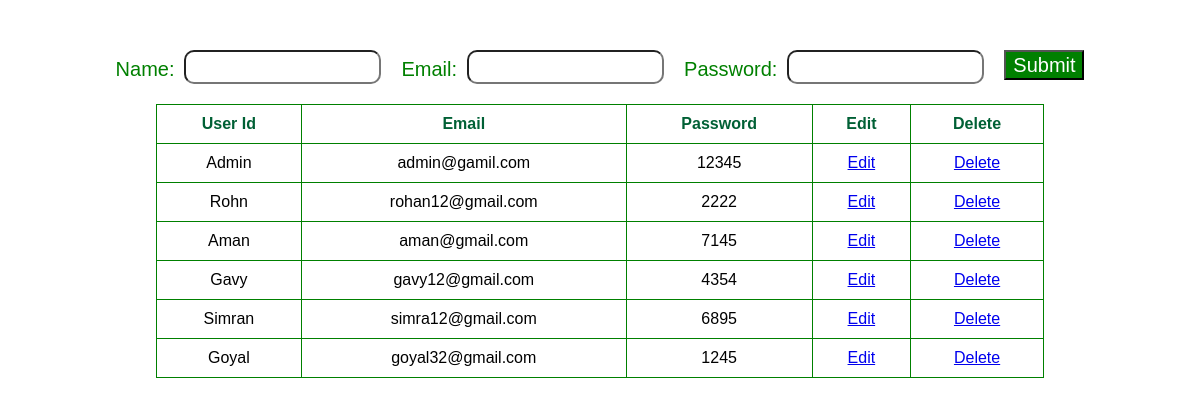
Page /Admin/form1.php on the committed database.
### tables this page shows
CREATE TABLE `user` (
  `Username` varchar(25) NOT NULL,
  `Password1` int(25) NOT NULL,
  `Email` varchar(25) NOT NULL,
  `Privilege` varchar(25) NOT NULL,
  `id` int(6) UNSIGNED NOT NULL
);

### Admin/form1.php (the view, shortened to what this page needs)
<!DOCTYPE html>
<html lang="en">
<head>
</head>
<body>
    <form action="Admin.php" method="post" enctype="multipart/form-data">
        <label for="user">Name: </label>
        <input type="text" name="user" required><br>
        <label for="email">Email: </label>
        <input type="email" name="email" required><br>
        <label for="password">Password: </label>
        <input type="password" name="password" required><br>
        <button name="submit" type="submit">Submit</button>
    </form>
    <div>
        <?php
            include_once("conn.php");
            $sql = "SELECT * FROM user";
            $result = mysqli_query($conn, $sql);
            if(mysqli_num_rows($result)>0){
        ?>
        <table width=75%>
            <tr>
            <th>User Id</th>
            <th>Email</th>
            <th>Password</th>
            <th>Edit</th>
            <th>Delete</th></tr>
          <?php
            while($row = mysqli_fetch_assoc($result))
            {
                ?>
                <tr>
                    <td><?php echo $row['Username'] ?></td>
                    <td><?php echo $row['Email'] ?></td>
                    <td style="color:black !important"><?php echo $row['Password1'] ?></td>
                    <td><a href="Admin.php?id1=6&id=<?php echo $row['id']; ?>">Edit</a></td>
                    <td><a href="Delete.php?id=<?php echo $row['id']; ?>" onclick="return confirm('Are you sure?')">Delete</a></td>
                </tr>
                <?php
                }
            ?>
            </table>
            <?php
        }
       else{
            echo "Record Is Not Exist";
       }
        ?>
        </div>
</body>
</html>

### Admin/form1.php (style rules this page uses)
th,td { padding: 10px; border: 1px solid green; text-align: center; }
th { color:#006035 !important; }
td { color:black; }
table { margin: auto; margin-top: 20px; padding: 50px; border-collapse: collapse; }
body { background-color: white; color: green; font-family: Arial; }
label { margin-top:8px; font-size:20px; }
input { height: 20px; background-color:transparent; border-radius:10px; padding:5px 8px; }
form { justify-content:center; gap: 10px; display: flex; border-radius: 20px; margin: auto; margin-top: 50px; }
button { background-color:green; color: white; font-size:20px; height: 30px; width: 80px; }

### rows in the picture
user: Username "Admin", Email "admin@gamil.com", Password1 "12345"
user: Username "Rohn", Email "rohan12@gmail.com", Password1 "2222"
user: Username "Aman", Email "aman@gmail.com", Password1 "7145"
user: Username "Gavy", Email "gavy12@gmail.com", Password1 "4354"
user: Username "Simran", Email "simra12@gmail.com", Password1 "6895"
user: Username "Goyal", Email "goyal32@gmail.com", Password1 "1245"
